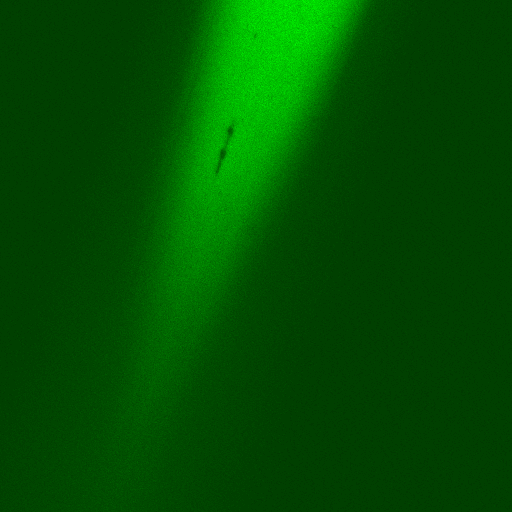
%> input picture lemsvxl/contrib/biotree/biov/examples/images/000.tif, 512 x 512 px
$ octave --eval "convertDirectory('images/000.tif');"   (GNU Octave 9; MATLAB toolbox functions it lacks are replaced by stand-ins)
%> lines starting %> are read from the running program, lines starting %| are printed output that depends on the picture
### lemsvxl/contrib/biotree/biov/examples/mapToNoMap.m
% Author: Jason Mallios
% Purpose: Converts a 16-bit indexed tiff image into a non-colormapped
%          8-bit tiff image.
% IMPORTANT: The image being converted must not have been converted
%            already.

function nomapIM = mapToNoMap(mapIM)
%> called with mapIM = 'images/000.tif/000.tif'

% READ 16-BIT INDEXED (MAPPED) TIFs
[im map] = imread(mapIM);
%> im is the input picture: size 512x512x3 uint8; mean R, G, B 0, 80, 0
%> map = []
% CONVERT TO RGB (NOT MAPPED)
if (sum(size(map))>0);
    nomapIM = ind2rgb(im, map);
else
    nomapIM = im;
end

end

### lemsvxl/contrib/biotree/biov/examples/convertDirectory.m
% Author: Jason Mallios
% Purpose: Converts a directory of 16-bit indexed tiff images into
%          non-colormapped 8-bit tiff images.
% IMPORTANT: Don't run this on the original data directory or a read only
%            directory!  Make a write-able copy.  This script deletes files
%            that biov_main doesn't need.  This script assumes all images
%            ending with 00.tif are flourescent data and keeps them.

function convertDirectory(dir_name)

% GET FILES IN DIRECTORY
dir_files = dir(dir_name);
max_value = 0;

% GET GLOBAL MAXIMUM VALUE
for i=1:size(dir_files,1)
    dir_file = dir_files(i).name;
    if (size(dir_file,2)>6 ...
            && all(dir_file(size(dir_file,2)-5:size(dir_file,2)) == '00.tif'))
        im = mapToNoMap([dir_name '/' dir_file]);
        max_value = max(max_value,max(max(im(:,:,2))));
%> max_value = 255
    end
end

% CONVERT GREEN CHANNEL TIFS AND DELETE UNUSED FILES
for i=1:size(dir_files,1)
    header = [num2str(i) ' OF ' num2str(size(dir_files,1))];
    dir_file = dir_files(i).name;
    if (size(dir_file,2)>6 ...
            && all(dir_file(size(dir_file,2)-5:size(dir_file,2)) == '00.tif'))
        disp([header ' CONVERTING ' dir_file]);
        im = mapToNoMap([dir_name '/' dir_file]);
        im = im / max_value;
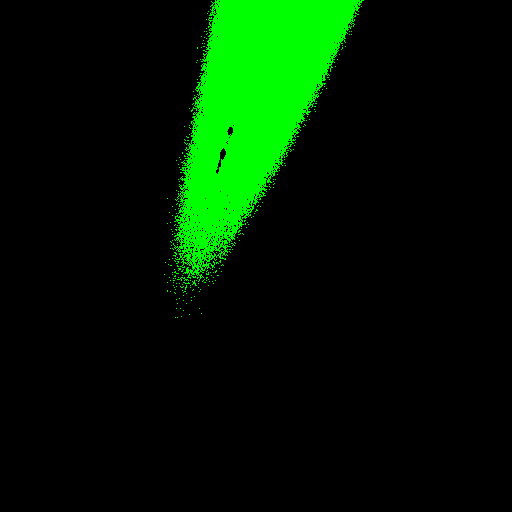
%> im: size 512x512x3 uint8; mean R, G, B 0, 0.102, 0; drawn with 1 as white
        imwrite(im, [dir_name '/' dir_file], 'tif');
    elseif (size(dir_file,2)>2)
        disp([header ' DELETING ' dir_file]);
        delete([dir_name dir_file]);
    else
        disp([header ' IGNORING ' dir_file]);
    end
end

end
